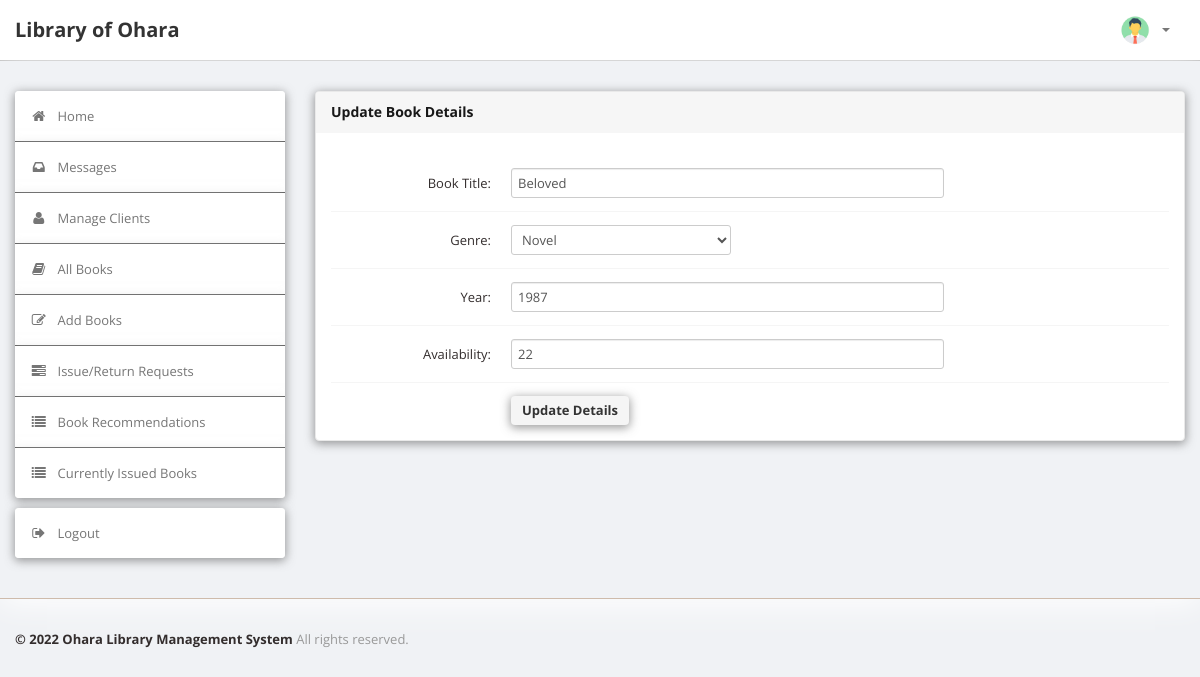
Screenshot of /LibraryManagementSystem/admin/edit_book_details.php?id=10001 (signed in) with the database file from the repository.
### tables this page shows
CREATE TABLE `book` (
  `BookId` int(10) NOT NULL,
  `Title` varchar(50) DEFAULT NULL,
  `Genre` varchar(50) DEFAULT NULL,
  `Year` int(4) DEFAULT NULL,
  `Availability` int(3) DEFAULT NULL
);

### LibraryManagementSystem/admin/edit_book_details.php (the view, shortened to what this page needs)
<?php
require('dbconn.php');
?>
<?php
if ($_SESSION['Personal_ID']) {
    ?>
    <!DOCTYPE html>
    <html lang="en">
    <head>
        <link type="text/css" href="bootstrap/css/bootstrap.min.css" rel="stylesheet">
        <link type="text/css" href="bootstrap/css/bootstrap-responsive.min.css" rel="stylesheet">
        <link type="text/css" href="css/theme.css" rel="stylesheet">
        <link type="text/css" href="images/icons/css/font-awesome.css" rel="stylesheet">
    </head>
    <body>
    <div class="navbar navbar-fixed-top">
        <div class="navbar-inner">
            <div class="container">
                    <a class="brand" href="index.php">Library of Ohara </a>
                <div class="nav-collapse collapse navbar-inverse-collapse">
                    <ul class="nav pull-right">
                        <li class="nav-user dropdown"><a href="#" class="dropdown-toggle" data-toggle="dropdown">
                                <img src="images/user.png" class="nav-avatar"/>
                                <b class="caret"></b></a>
                        </li>
                    </ul>
                </div>
            </div>
        </div>
    </div>
    <div class="wrapper">
        <div class="container">
            <div class="row">
                <div class="span3">
                    <div class="sidebar">
                        <ul class="widget widget-menu unstyled">
                            <li class="active"><a href="index.php"><i class="menu-icon icon-home"></i>Home
                                </a></li>
                            <li><a href="message.php"><i class="menu-icon icon-inbox"></i>Messages</a>
                            </li>
                            <li><a href="users.php"><i class="menu-icon icon-user"></i>Manage Clients </a>
                            </li>
                            <li><a href="book.php"><i class="menu-icon icon-book"></i>All Books </a></li>
                            <li><a href="addbook.php"><i class="menu-icon icon-edit"></i>Add Books </a></li>
                            <li><a href="requests.php"><i class="menu-icon icon-tasks"></i>Issue/Return Requests </a>
                            </li>
                            <li><a href="recommendations.php"><i class="menu-icon icon-list"></i>Book Recommendations
                                </a></li>
                            <li><a href="current.php"><i class="menu-icon icon-list"></i>Currently Issued Books </a>
                            </li>
                        </ul>
                        <ul class="widget widget-menu unstyled">
                            <li><a href="logout.php"><i class="menu-icon icon-signout"></i>Logout </a></li>
                        </ul>
                    </div>
                </div>
                <div class="span9">
                    <div class="module">
                        <div class="module-head">
                            <h3>Update Book Details</h3>
                        </div>
                        <div class="module-body">
                            <?php
                            $bookid = $_GET['id'];
                            $sql = "select * from LMS.book where Bookid='$bookid'";
                            $result = $conn->query($sql);
                            $row = $result->fetch_assoc();
                            $name = $row['Title'];
                            $Genre = $row['Genre'];
                            $year = $row['Year'];
                            $avail = $row['Availability'];
                            ?>
                            <br>
                            <form class="form-horizontal row-fluid"
                                  action="edit_book_details.php?id=<?php echo $bookid ?>" method="post">
                                <div class="control-group">
                                    <b>
                                        <label class="control-label" for="Title">Book Title:</label></b>
                                    <div class="controls">
                                        <input type="text" id="Title" name="Title" value="<?php echo $name ?>"
                                               class="span8" required>
                                    </div>
                                </div>
                                <div class="control-group">
                                    <b>
                                        <label class="control-label" for="Genre">Genre:</label></b>
                                    <div class="controls">
                                        <select name="Genre" id="Genre">
                                            <option value="<?php echo $Genre ?>"><?php echo $Genre ?> </option>
                                        </select>
                                    </div>
                                </div>
                                <div class="control-group">
                                    <b>
                                        <label class="control-label" for="Year">Year:</label></b>
                                    <div class="controls">
                                        <input type="text" id="Year" name="Year" value="<?php echo $year ?>"
                                               class="span8" required>
                                    </div>
                                </div>
                                <div class="control-group">
                                    <b>
                                        <label class="control-label" for="Availability">Availability:</label></b>
                                    <div class="controls">
                                        <input type="text" id="Availability" name="Availability"
                                               value="<?php echo $avail ?>" class="span8" required>
                                    </div>
                                </div>
                                <div class="control-group">
                                    <div class="controls">
                                        <button type="submit" name="submit" class="btn">Update Details</button>
                                    </div>
                                </div>
                            </form>
                        </div>
                    </div>
                </div>
            </div>
        </div>
    </div>
    <div class="footer">
        <div class="container">
            <b class="copyright">&copy; 2022 Ohara Library Management System </b>All rights reserved.
        </div>
    </div>
    </body>
    </html>
<?php } else {
    echo "<script type='text/javascript'>alert('Access Denied!!!')</script>";
} ?>

### rows the page displays
book: Title "Beloved", Genre "Novel", Year "1987", Availability "22"
